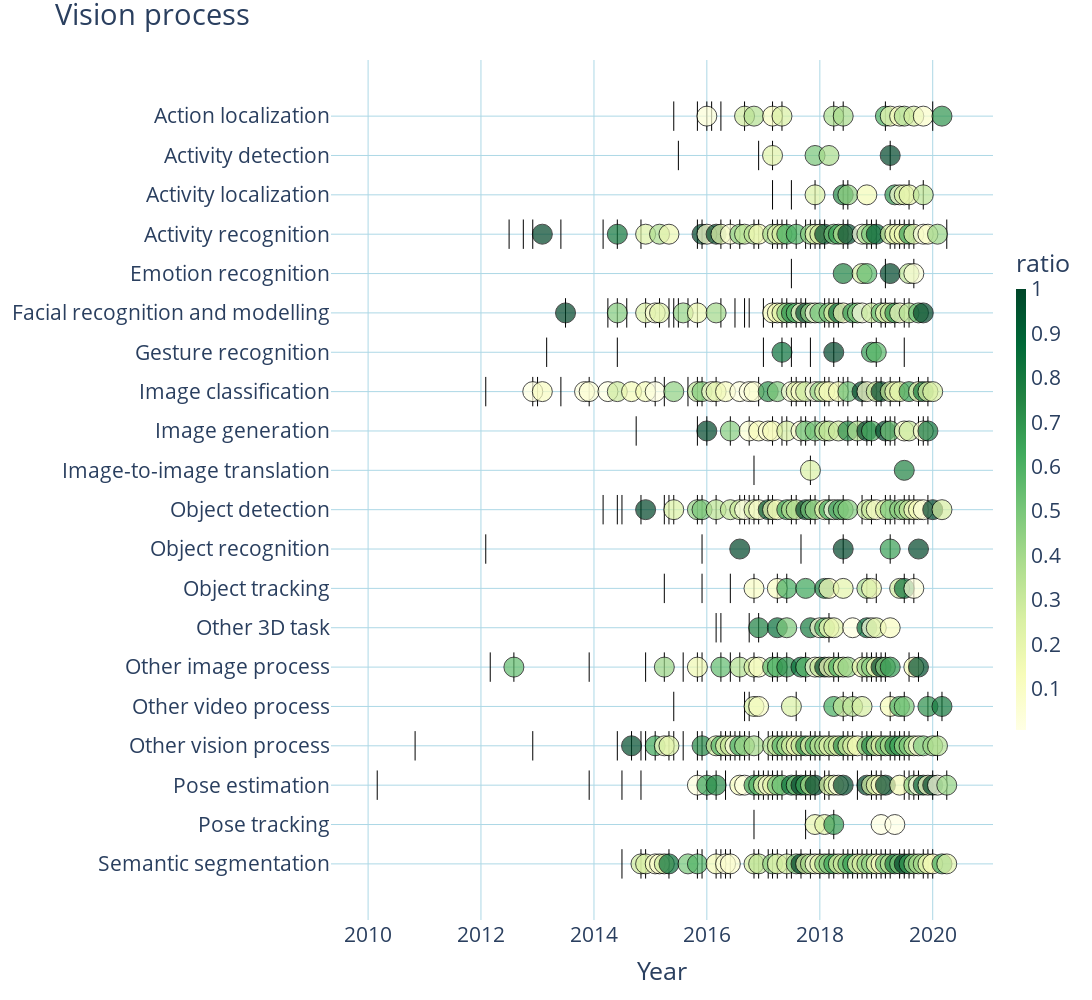

Notebook cell for this chart:
### Code cell
#Computer Vision Process, showing anchors and complete trajectories (single arros removed).
traj_df=plot_group_trajectory("ITO_00101", "Vision process", anchor)

### Figure 1 — Plotly figure (JSON) as saved in the notebook; plotly's stock layout.template omitted (floating-point values rounded to 4 significant figures; data arrays with more than 128 entries replaced by an {"elided": "..."} marker saying what was removed)
{"data": [{"hovertemplate": "task=%{y}<br>date=%{x}<extra></extra>", "legendgroup": "Action localization", "line": {"color": "black", "dash": "solid", "width": 0}, "marker": {"line": {"color": "black", "width": 1}, "symbol": "circle"}, "mode": "lines", "name": "Action localization", "orientation": "v", "showlegend": true, "type": "scatter", "x": ["2016-01", "2016-09", "2016-11", "2017-03", "2017-05", "2018-04", "2018-06", "2019-03", "2019-04", "2019-06", "2019-07", "2019-09", "2019-11", "2020-03"], "xaxis": "x", "y": ["Action localization", "Action localization", "Action localization", "Action localization", "Action localization", "Action localization", "Action localization", "Action localization", "Action localization", "Action localization", "Action localization", "Action localization", "Action localization", "Action localization"], "yaxis": "y"}, {"hovertemplate": "task=%{y}<br>date=%{x}<extra></extra>", "legendgroup": "Activity detection", "line": {"color": "black", "dash": "solid", "width": 0}, "marker": {"line": {"color": "black", "width": 1}, "symbol": "circle"}, "mode": "lines", "name": "Activity detection", "orientation": "v", "showlegend": true, "type": "scatter", "x": ["2017-03", "2017-12", "2018-03", "2019-04"], "xaxis": "x", "y": ["Activity detection", "Activity detection", "Activity detection", "Activity detection"], "yaxis": "y"}, {"hovertemplate": "task=%{y}<br>date=%{x}<extra></extra>", "legendgroup": "Activity localization", "line": {"color": "black", "dash": "solid", "width": 0}, "marker": {"line": {"color": "black", "width": 1}, "symbol": "circle"}, "mode": "lines", "name": "Activity localization", "orientation": "v", "showlegend": true, "type": "scatter", "x": ["2017-12", "2018-06", "2018-07", "2018-11", "2019-05", "2019-06", "2019-07", "2019-08", "2019-11"], "xaxis": "x", "y": ["Activity localization", "Activity localization", "Activity localization", "Activity localization", "Activity localization", "Activity localization", "Activity localization", "Activity localization", "Activity localization"], "yaxis": "y"}, {"hovertemplate": "task=%{y}<br>date=%{x}<extra></extra>", "legendgroup": "Activity recognition", "line": {"color": "black", "dash": "solid", "width": 0}, "marker": {"line": {"color": "black", "width": 1}, "symbol": "circle"}, "mode": "lines", "name": "Activity recognition", "orientation": "v", "showlegend": true, "type": "scatter", "x": ["2013-02", "2014-06", "2014-12", "2015-03", "2015-05", "2015-12", "2016-01", "2016-03", "2016-04", "2016-06", "2016-08", "2016-09", "2016-11", "2016-12", "2017-03", "2017-04", "2017-05", "2017-06", "2017-08", "2017-11", "2017-12", "2018-01", "2018-02", "2018-04", "2018-05", "2018-06", "2018-07", "2018-10", "2018-11", "2018-12", "2019-01", "2019-04", "2019-05", "2019-06", "2019-07", "2019-08", "2019-09", "2019-11", "2019-12", "2020-02"], "xaxis": "x", "y": ["Activity recognition", "Activity recognition", "Activity recognition", "Activity recognition", "Activity recognition", "Activity recognition", "Activity recognition", "Activity recognition", "Activity recognition", "Activity recognition", "Activity recognition", "Activity recognition", "Activity recognition", "Activity recognition", "Activity recognition", "Activity recognition", "Activity recognition", "Activity recognition", "Activity recognition", "Activity recognition", "Activity recognition", "Activity recognition", "Activity recognition", "Activity recognition", "Activity recognition", "Activity recognition", "Activity recognition", "Activity recognition", "Activity recognition", "Activity recognition", "Activity recognition", "Activity recognition", "Activity recognition", "Activity recognition", "Activity recognition", "Activity recognition", "Activity recognition", "Activity recognition", "Activity recognition", "Activity recognition"], "yaxis": "y"}, {"hovertemplate": "task=%{y}<br>date=%{x}<extra></extra>", "legendgroup": "Emotion recognition", "line": {"color": "black", "dash": "solid", "width": 0}, "marker": {"line": {"color": "black", "width": 1}, "symbol": "circle"}, "mode": "lines", "name": "Emotion recognition", "orientation": "v", "showlegend": true, "type": "scatter", "x": ["2018-06", "2018-10", "2018-11", "2019-04", "2019-08", "2019-09"], "xaxis": "x", "y": ["Emotion recognition", "Emotion recognition", "Emotion recognition", "Emotion recognition", "Emotion recognition", "Emotion recognition"], "yaxis": "y"}, {"hovertemplate": "task=%{y}<br>date=%{x}<extra></extra>", "legendgroup": "Facial recognition and modelling", "line": {"color": "black", "dash": "solid", "width": 0}, "marker": {"line": {"color": "black", "width": 1}, "symbol": "circle"}, "mode": "lines", "name": "Facial recognition and modelling", "orientation": "v", "showlegend": true, "type": "scatter", "x": ["2013-07", "2014-06", "2014-12", "2015-02", "2015-03", "2015-08", "2015-11", "2016-03", "2017-03", "2017-04", "2017-05", "2017-06", "2017-07", "2017-08", "2017-09", "2017-10", "2017-11", "2017-12", "2018-01", "2018-03", "2018-04", "2018-05", "2018-06", "2018-08", "2018-09", "2018-10", "2018-12", "2019-02", "2019-03", "2019-04", "2019-05", "2019-06", "2019-08", "2019-10", "2019-11"], "xaxis": "x", "y": ["Facial recognition and modelling", "Facial recognition and modelling", "Facial recognition and modelling", "Facial recognition and modelling", "Facial recognition and modelling", "Facial recognition and modelling", "Facial recognition and modelling", "Facial recognition and modelling", "Facial recognition and modelling", "Facial recognition and modelling", "Facial recognition and modelling", "Facial recognition and modelling", "Facial recognition and modelling", "Facial recognition and modelling", "Facial recognition and modelling", "Facial recognition and modelling", "Facial recognition and modelling", "Facial recognition and modelling", "Facial recognition and modelling", "Facial recognition and modelling", "Facial recognition and modelling", "Facial recognition and modelling", "Facial recognition and modelling", "Facial recognition and modelling", "Facial recognition and modelling", "Facial recognition and modelling", "Facial recognition and modelling", "Facial recognition and modelling", "Facial recognition and modelling", "Facial recognition and modelling", "Facial recognition and modelling", "Facial recognition and modelling", "Facial recognition and modelling", "Facial recognition and modelling", "Facial recognition and modelling"], "yaxis": "y"}, {"hovertemplate": "task=%{y}<br>date=%{x}<extra></extra>", "legendgroup": "Gesture recognition", "line": {"color": "black", "dash": "solid", "width": 0}, "marker": {"line": {"color": "black", "width": 1}, "symbol": "circle"}, "mode": "lines", "name": "Gesture recognition", "orientation": "v", "showlegend": true, "type": "scatter", "x": ["2017-05", "2018-04", "2018-12", "2019-01"], "xaxis": "x", "y": ["Gesture recognition", "Gesture recognition", "Gesture recognition", "Gesture recognition"], "yaxis": "y"}, {"hovertemplate": "task=%{y}<br>date=%{x}<extra></extra>", "legendgroup": "Image classification", "line": {"color": "black", "dash": "solid", "width": 0}, "marker": {"line": {"color": "black", "width": 1}, "symbol": "circle"}, "mode": "lines", "name": "Image classification", "orientation": "v", "showlegend": true, "type": "scatter", "x": ["2012-12", "2013-02", "2013-11", "2013-12", "2014-04", "2014-06", "2014-09", "2014-12", "2015-02", "2015-06", "2015-11", "2015-12", "2016-02", "2016-03", "2016-05", "2016-08", "2016-10", "2016-11", "2017-02", "2017-04", "2017-07", "2017-08", "2017-09", "2017-10", "2017-12", "2018-01", "2018-02", "2018-03", "2018-05", "2018-07", "2018-10", "2018-11", "2019-01", "2019-02", "2019-04", "2019-05", "2019-06", "2019-08", "2019-10", "2019-11", "2019-12", "2020-01"], "xaxis": "x", "y": ["Image classification", "Image classification", "Image classification", "Image classification", "Image classification", "Image classification", "Image classification", "Image classification", "Image classification", "Image classification", "Image classification", "Image classification", "Image classification", "Image classification", "Image classification", "Image classification", "Image classification", "Image classification", "Image classification", "Image classification", "Image classification", "Image classification", "Image classification", "Image classification", "Image classification", "Image classification", "Image classification", "Image classification", "Image classification", "Image classification", "Image classification", "Image classification", "Image classification", "Image classification", "Image classification", "Image classification", "Image classification", "Image classification", "Image classification", "Image classification", "Image classification", "Image classification"], "yaxis": "y"}, {"hovertemplate": "task=%{y}<br>date=%{x}<extra></extra>", "legendgroup": "Image generation", "line": {"color": "black", "dash": "solid", "width": 0}, "marker": {"line": {"color": "black", "width": 1}, "symbol": "circle"}, "mode": "lines", "name": "Image generation", "orientation": "v", "showlegend": true, "type": "scatter", "x": ["2016-01", "2016-06", "2016-10", "2016-12", "2017-02", "2017-03", "2017-06", "2017-09", "2017-10", "2017-12", "2018-02", "2018-03", "2018-05", "2018-07", "2018-09", "2018-11", "2018-12", "2019-03", "2019-04", "2019-07", "2019-08", "2019-11", "2019-12"], "xaxis": "x", "y": ["Image generation", "Image generation", "Image generation", "Image generation", "Image generation", "Image generation", "Image generation", "Image generation", "Image generation", "Image generation", "Image generation", "Image generation", "Image generation", "Image generation", "Image generation", "Image generation", "Image generation", "Image generation", "Image generation", "Image generation", "Image generation", "Image generation", "Image generation"], "yaxis": "y"}, {"hovertemplate": "task=%{y}<br>date=%{x}<extra></extra>", "legendgroup": "Image-to-image translation", "line": {"color": "black", "dash": "solid", "width": 0}, "marker": {"line": {"color": "black", "width": 1}, "symbol": "circle"}, "mode": "lines", "name": "Image-to-image translation", "orientation": "v", "showlegend": true, "type": "scatter", "x": ["2017-11", "2019-07"], "xaxis": "x", "y": ["Image-to-image translation", "Image-to-image translation"], "yaxis": "y"}, {"hovertemplate": "task=%{y}<br>date=%{x}<extra></extra>", "legendgroup": "Object detection", "line": {"color": "black", "dash": "solid", "width": 0}, "marker": {"line": {"color": "black", "width": 1}, "symbol": "circle"}, "mode": "lines", "name": "Object detection", "orientation": "v", "showlegend": true, "type": "scatter", "x": ["2014-12", "2015-06", "2015-11", "2015-12", "2016-03", "2016-06", "2016-08", "2016-09", "2016-11", "2016-12", "2017-02", "2017-03", "2017-04", "2017-06", "2017-07", "2017-08", "2017-10", "2017-11", "2017-12", "2018-02", "2018-03", "2018-04", "2018-05", "2018-06", "2018-07", "2018-11", "2018-12", "2019-01", "2019-03", "2019-04", "2019-06", "2019-07", "2019-08", "2019-09", "2019-10", "2019-11", "2020-01", "2020-03"], "xaxis": "x", "y": ["Object detection", "Object detection", "Object detection", "Object detection", "Object detection", "Object detection", "Object detection", "Object detection", "Object detection", "Object detection", "Object detection", "Object detection", "Object detection", "Object detection", "Object detection", "Object detection", "Object detection", "Object detection", "Object detection", "Object detection", "Object detection", "Object detection", "Object detection", "Object detection", "Object detection", "Object detection", "Object detection", "Object detection", "Object detection", "Object detection", "Object detection", "Object detection", "Object detection", "Object detection", "Object detection", "Object detection", "Object detection", "Object detection"], "yaxis": "y"}, {"hovertemplate": "task=%{y}<br>date=%{x}<extra></extra>", "legendgroup": "Object recognition", "line": {"color": "black", "dash": "solid", "width": 0}, "marker": {"line": {"color": "black", "width": 1}, "symbol": "circle"}, "mode": "lines", "name": "Object recognition", "orientation": "v", "showlegend": true, "type": "scatter", "x": ["2016-08", "2018-06", "2019-04", "2019-10"], "xaxis": "x", "y": ["Object recognition", "Object recognition", "Object recognition", "Object recognition"], "yaxis": "y"}, {"hovertemplate": "task=%{y}<br>date=%{x}<extra></extra>", "legendgroup": "Object tracking", "line": {"color": "black", "dash": "solid", "width": 0}, "marker": {"line": {"color": "black", "width": 1}, "symbol": "circle"}, "mode": "lines", "name": "Object tracking", "orientation": "v", "showlegend": true, "type": "scatter", "x": ["2016-11", "2017-04", "2017-06", "2017-10", "2018-02", "2018-03", "2018-06", "2018-11", "2018-12", "2019-06", "2019-07", "2019-09"], "xaxis": "x", "y": ["Object tracking", "Object tracking", "Object tracking", "Object tracking", "Object tracking", "Object tracking", "Object tracking", "Object tracking", "Object tracking", "Object tracking", "Object tracking", "Object tracking"], "yaxis": "y"}, {"hovertemplate": "task=%{y}<br>date=%{x}<extra></extra>", "legendgroup": "Other 3D task", "line": {"color": "black", "dash": "solid", "width": 0}, "marker": {"line": {"color": "black", "width": 1}, "symbol": "circle"}, "mode": "lines", "name": "Other 3D task", "orientation": "v", "showlegend": true, "type": "scatter", "x": ["2016-12", "2017-04", "2017-06", "2017-11", "2018-01", "2018-02", "2018-03", "2018-04", "2018-08", "2018-11", "2018-12", "2019-01", "2019-04"], "xaxis": "x", "y": ["Other 3D task", "Other 3D task", "Other 3D task", "Other 3D task", "Other 3D task", "Other 3D task", "Other 3D task", "Other 3D task", "Other 3D task", "Other 3D task", "Other 3D task", "Other 3D task", "Other 3D task"], "yaxis": "y"}, {"hovertemplate": "task=%{y}<br>date=%{x}<extra></extra>", "legendgroup": "Other image process", "line": {"color": "black", "dash": "solid", "width": 0}, "marker": {"line": {"color": "black", "width": 1}, "symbol": "circle"}, "mode": "lines", "name": "Other image process", "orientation": "v", "showlegend": true, "type": "scatter", "x": ["2012-08", "2015-04", "2015-11", "2016-04", "2016-08", "2016-11", "2016-12", "2017-03", "2017-04", "2017-06", "2017-09", "2017-10", "2017-12", "2018-01", "2018-02", "2018-03", "2018-04", "2018-05", "2018-06", "2018-07", "2018-10", "2018-11", "2018-12", "2019-01", "2019-02", "2019-03", "2019-04", "2019-09", "2019-10"], "xaxis": "x", "y": ["Other image process", "Other image process", "Other image process", "Other image process", "Other image process", "Other image process", "Other image process", "Other image process", "Other image process", "Other image process", "Other image process", "Other image process", "Other image process", "Other image process", "Other image process", "Other image process", "Other image process", "Other image process", "Other image process", "Other image process", "Other image process", "Other image process", "Other image process", "Other image process", "Other image process", "Other image process", "Other image process", "Other image process", "Other image process"], "yaxis": "y"}, {"hovertemplate": "task=%{y}<br>date=%{x}<extra></extra>", "legendgroup": "Other video process", "line": {"color": "black", "dash": "solid", "width": 0}, "marker": {"line": {"color": "black", "width": 1}, "symbol": "circle"}, "mode": "lines", "name": "Other video process", "orientation": "v", "showlegend": true, "type": "scatter", "x": ["2016-11", "2016-12", "2017-07", "2018-04", "2018-06", "2018-08", "2018-10", "2019-04", "2019-06", "2019-07", "2019-12", "2020-03"], "xaxis": "x", "y": ["Other video process", "Other video process", "Other video process", "Other video process", "Other video process", "Other video process", "Other video process", "Other video process", "Other video process", "Other video process", "Other video process", "Other video process"], "yaxis": "y"}, {"hovertemplate": "task=%{y}<br>date=%{x}<extra></extra>", "legendgroup": "Other vision process", "line": {"color": "black", "dash": "solid", "width": 0}, "marker": {"line": {"color": "black", "width": 1}, "symbol": "circle"}, "mode": "lines", "name": "Other vision process", "orientation": "v", "showlegend": true, "type": "scatter", "x": ["2014-09", "2015-02", "2015-04", "2015-05", "2015-12", "2016-03", "2016-04", "2016-05", "2016-06", "2016-07", "2016-08", "2016-09", "2016-11", "2017-03", "2017-04", "2017-05", "2017-06", "2017-07", "2017-08", "2017-09", "2017-10", "2017-11", "2017-12", "2018-01", "2018-02", "2018-03", "2018-04", "2018-05", "2018-06", "2018-07", "2018-08", "2018-09", "2018-11", "2018-12", "2019-01", "2019-02", "2019-03", "2019-04", "2019-05", "2019-06", "2019-07", "2019-08", "2019-09", "2019-10", "2019-11", "2020-01", "2020-02"], "xaxis": "x", "y": ["Other vision process", "Other vision process", "Other vision process", "Other vision process", "Other vision process", "Other vision process", "Other vision process", "Other vision process", "Other vision process", "Other vision process", "Other vision process", "Other vision process", "Other vision process", "Other vision process", "Other vision process", "Other vision process", "Other vision process", "Other vision process", "Other vision process", "Other vision process", "Other vision process", "Other vision process", "Other vision process", "Other vision process", "Other vision process", "Other vision process", "Other vision process", "Other vision process", "Other vision process", "Other vision process", "Other vision process", "Other vision process", "Other vision process", "Other vision process", "Other vision process", "Other vision process", "Other vision process", "Other vision process", "Other vision process", "Other vision process", "Other vision process", "Other vision process", "Other vision process", "Other vision process", "Other vision process", "Other vision process", "Other vision process"], "yaxis": "y"}, {"hovertemplate": "task=%{y}<br>date=%{x}<extra></extra>", "legendgroup": "Pose estimation", "line": {"color": "black", "dash": "solid", "width": 0}, "marker": {"line": {"color": "black", "width": 1}, "symbol": "circle"}, "mode": "lines", "name": "Pose estimation", "orientation": "v", "showlegend": true, "type": "scatter", "x": ["2015-11", "2016-01", "2016-03", "2016-08", "2016-09", "2016-11", "2016-12", "2017-01", "2017-02", "2017-03", "2017-04", "2017-05", "2017-07", "2017-08", "2017-09", "2017-10", "2017-11", "2017-12", "2018-03", "2018-04", "2018-05", "2018-06", "2018-11", "2018-12", "2019-01", "2019-02", "2019-03", "2019-06", "2019-09", "2019-10", "2019-11", "2019-12", "2020-01", "2020-02", "2020-04"], "xaxis": "x", "y": ["Pose estimation", "Pose estimation", "Pose estimation", "Pose estimation", "Pose estimation", "Pose estimation", "Pose estimation", "Pose estimation", "Pose estimation", "Pose estimation", "Pose estimation", "Pose estimation", "Pose estimation", "Pose estimation", "Pose estimation", "Pose estimation", "Pose estimation", "Pose estimation", "Pose estimation", "Pose estimation", "Pose estimation", "Pose estimation", "Pose estimation", "Pose estimation", "Pose estimation", "Pose estimation", "Pose estimation", "Pose estimation", "Pose estimation", "Pose estimation", "Pose estimation", "Pose estimation", "Pose estimation", "Pose estimation", "Pose estimation"], "yaxis": "y"}, {"hovertemplate": "task=%{y}<br>date=%{x}<extra></extra>", "legendgroup": "Pose tracking", "line": {"color": "black", "dash": "solid", "width": 0}, "marker": {"line": {"color": "black", "width": 1}, "symbol": "circle"}, "mode": "lines", "name": "Pose tracking", "orientation": "v", "showlegend": true, "type": "scatter", "x": ["2017-12", "2018-02", "2018-04", "2019-02", "2019-05"], "xaxis": "x", "y": ["Pose tracking", "Pose tracking", "Pose tracking", "Pose tracking", "Pose tracking"], "yaxis": "y"}, {"hovertemplate": "task=%{y}<br>date=%{x}<extra></extra>", "legendgroup": "Semantic segmentation", "line": {"color": "black", "dash": "solid", "width": 0}, "marker": {"line": {"color": "black", "width": 1}, "symbol": "circle"}, "mode": "lines", "name": "Semantic segmentation", "orientation": "v", "showlegend": true, "type": "scatter", "x": ["2014-11", "2014-12", "2015-02", "2015-03", "2015-04", "2015-05", "2015-09", "2015-11", "2016-03", "2016-05", "2016-06", "2016-11", "2016-12", "2017-03", "2017-04", "2017-06", "2017-08", "2017-09", "2017-10", "2017-11", "2017-12", "2018-01", "2018-02", "2018-03", "2018-04", "2018-05", "2018-06", "2018-07", "2018-08", "2018-09", "2018-10", "2018-11", "2018-12", "2019-01", "2019-02", "2019-03", "2019-04", "2019-05", "2019-06", "2019-07", "2019-08", "2019-09", "2019-10", "2019-11", "2019-12", "2020-01", "2020-03", "2020-04"], "xaxis": "x", "y": ["Semantic segmentation", "Semantic segmentation", "Semantic segmentation", "Semantic segmentation", "Semantic segmentation", "Semantic segmentation", "Semantic segmentation", "Semantic segmentation", "Semantic segmentation", "Semantic segmentation", "Semantic segmentation", "Semantic segmentation", "Semantic segmentation", "Semantic segmentation", "Semantic segmentation", "Semantic segmentation", "Semantic segmentation", "Semantic segmentation", "Semantic segmentation", "Semantic segmentation", "Semantic segmentation", "Semantic segmentation", "Semantic segmentation", "Semantic segmentation", "Semantic segmentation", "Semantic segmentation", "Semantic segmentation", "Semantic segmentation", "Semantic segmentation", "Semantic segmentation", "Semantic segmentation", "Semantic segmentation", "Semantic segmentation", "Semantic segmentation", "Semantic segmentation", "Semantic segmentation", "Semantic segmentation", "Semantic segmentation", "Semantic segmentation", "Semantic segmentation", "Semantic segmentation", "Semantic segmentation", "Semantic segmentation", "Semantic segmentation", "Semantic segmentation", "Semantic segmentation", "Semantic segmentation", "Semantic segmentation"], "yaxis": "y"}, {"hovertemplate": {"elided": "363 str values"}, "line": {"color": "black", "width": 0}, "marker": {"line": {"color": "black", "width": 1}, "size": 21, "symbol": 42}, "mode": "markers", "type": "scatter", "x": {"elided": "363 str values"}, "y": {"elided": "363 str values"}}, {"hovertemplate": {"elided": "422 str values"}, "line": {"color": "black", "width": 0}, "marker": {"color": {"elided": "422 float values"}, "colorbar": {"len": 500, "lenmode": "pixels", "thickness": 10, "title": {"text": "ratio"}}, "colorscale": [[0, "rgb(255,255,229)"], [0.125, "rgb(247,252,185)"], [0.25, "rgb(217,240,163)"], [0.375, "rgb(173,221,142)"], [0.5, "rgb(120,198,121)"], [0.625, "rgb(65,171,93)"], [0.75, "rgb(35,132,67)"], [0.875, "rgb(0,104,55)"], [1, "rgb(0,69,41)"]], "line": {"color": "black", "width": 1}, "opacity": 0.7, "showscale": true, "size": 20, "symbol": "circle"}, "mode": "markers", "type": "scatter", "x": {"elided": "422 str values"}, "y": {"elided": "422 str values"}}], "layout": {"font": {"size": 21}, "height": 1000, "legend": {"title": {"text": "task"}, "tracegroupgap": 0}, "margin": {"t": 60}, "plot_bgcolor": "white", "showlegend": false, "title": {"text": "Vision process", "y": 0.995}, "width": 1500, "xaxis": {"anchor": "y", "domain": [0, 1], "gridcolor": "lightBlue", "showgrid": true, "tickmode": "auto", "title": {"text": "Year"}}, "yaxis": {"anchor": "x", "categoryarray": ["Semantic segmentation", "Pose tracking", "Pose estimation", "Other vision process", "Other video process", "Other image process", "Other 3D task", "Object tracking", "Object recognition", "Object detection", "Image-to-image translation", "Image generation", "Image classification", "Gesture recognition", "Facial recognition and modelling", "Emotion recognition", "Activity recognition", "Activity localization", "Activity detection", "Action localization"], "categoryorder": "array", "domain": [0, 1], "gridcolor": "lightBlue", "showgrid": true, "side": "left", "title": {}}}}
